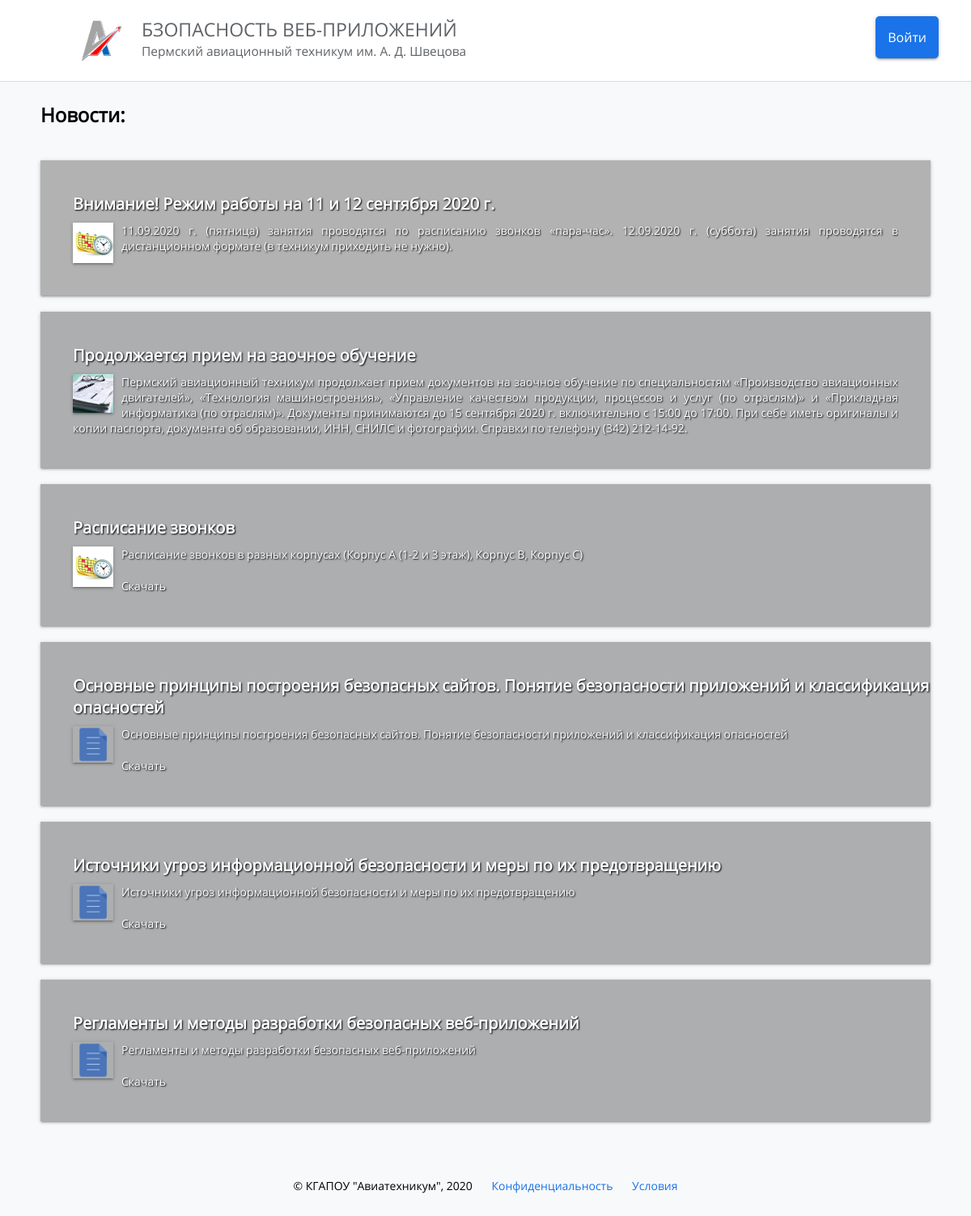
Page /security.permaviat.ru/index.php on the committed database.
### tables this page shows
CREATE TABLE `news` (
  `id` int NOT NULL,
  `title` varchar(255) NOT NULL,
  `text` varchar(1000) NOT NULL,
  `img` varchar(255) NOT NULL
);

### security.permaviat.ru/index.php (the view, shortened to what this page needs)
<?php
	include("./settings/connect_datebase.php");
?>
<!DOCTYPE HTML>
<html>
	<head>
		<link rel="stylesheet" href="style.css">
	</head>
	<body>
		<div class="top-menu">
			<a class="button" href = "./login.php">Войти</a>
			<a href=#><img src = "img/logo1.png"/></a>
			<div class="name">
				<a href="index.php">
					<div class="subname">БЗОПАСНОСТЬ  ВЕБ-ПРИЛОЖЕНИЙ</div>
					Пермский авиационный техникум им. А. Д. Швецова
				</a>
			</div>
		</div>
		<div class="space"> </div>
		<div class="main">
			<div class="content">
				<div class="name">Новости:</div>
				<div>
					<?php
						$query_news = $mysqli->query("SELECT * FROM `news`;");
						while($read_news = $query_news->fetch_assoc()) {
							echo '
								<div class="specialty">
									<div class = "slider">
										<div class = "inner">
											<div class="name">'.$read_news["title"].'</div>
											<div class="description" style="overflow: auto;">
												<img src = "'.$read_news["img"].'" style="width: 50px; box-shadow: 0 2px 2px 0 rgba(0,0,0,.14), 0 3px 1px -2px rgba(0,0,0,.12), 0 1px 5px 0 rgba(0,0,0,.2); float: left; margin-right: 10px;">
												'.$read_news["text"].'
											</div>
											<div class="messages">
												';
											echo '</div>';
										echo
										'</div>
									</div>
								</div>
							';
						}
					?>
					<div class="footer">
						© КГАПОУ "Авиатехникум", 2020
						<a href=#>Конфиденциальность</a>
						<a href=#>Условия</a>
					</div>
				</div>
			</div>
		</div>
	</body>
</html>

### security.permaviat.ru/style.css (style rules this page uses)
html, body { padding: 0px; margin: 0px; background-color: #F8F9FA; font-family: pat_fonts; }
.main { width: 100%; }
.space { height: 125px; width: 100%; }
.top-menu { width: 100%; height: 100px; background-color: #FFFFFF; border-bottom: 1px solid #DADCE0; position: fixed; }
.top-menu img { width: 50px; height: 50px; margin-left: 100px; margin-top: 25px; float: left; margin-right: 25px; }
.top-menu .name { padding-top: 20px; }
.top-menu .name a { font-size: 15.5px; color: #5F6368; text-decoration: none; }
.top-menu .name a .subname { font-size: 23px; color: #5F6368; text-decoration: none; }
.main .content { margin-left: 50px; margin-right: 50px; width: auto; }
.main .content .name { font-size: 24px; font-weight:bold; padding-bottom: 40px; }
.main .content .specialty { min-height: 150px; margin-bottom: 20px; width: inherit; box-shadow: 0 2px 2px 0 rgba(0,0,0,.14), 0 3px 1px -2px rgba(0,0,0,.12), 0 1px 5px 0 rgba(0,0,0,.2); background-size: cover; background-repeat: no-repeat; color: #FFFFFF; background-position: 0px 50%; }
.main .content .specialty .slider { background-size: cover; background-repeat: no-repeat; background-position: 0px 50%; min-height: 150px; }
.main .content .specialty:first-child { //background-image: URL("img/specialty_1(1).png"); background-color: #fff; }
.main .content .specialty:first-child .slider { //background-image: URL("img/specialty_1(2).png"); background-color: #fff; }
.main .content .footer { padding-top: 50px; height: 50px; font-size: 14px; text-align: center; }
.main .content .footer a { text-decoration: none; color: #1A73E8; }
.main .content .footer a:nth-child(1) { margin: 0px 20px; }
.main .content .specialty .inner { min-height:150px; background: rgb(0,0,0, .3); transition: 1s; }
.main .content .specialty .name { padding-left: 40px; padding-top: 40px; font-weight: 0; font-size: 20px; padding-bottom: 0px; text-shadow: 1px 1px 2px black; }
.main .content .specialty .description { padding-left: 40px; padding-top: 10px; font-weight: 0; font-size: 14px; margin-right: 40px; text-align: justify; padding-bottom: 20px; text-shadow: 1px 1px 2px black; }
.main .content .specialty .description a { margin-top: 10px; color: #FFFFFF; display: block; text-decoration: none; padding-top: 10px; //float: right; text-shadow: 1px 1px 2px black; }
.button { background-color: #1A73E8; color: #FFFFFF; text-decoration: none; padding: 15px; border-radius: 5px; box-shadow: 0 2px 2px 0 rgba(0,0,0,.14), 0 3px 1px -2px rgba(0,0,0,.12), 0 1px 5px 0 rgba(0,0,0,.2); float: right; margin-right: 40px; margin-top: 20px; transition: 1s; cursor: pointer; }
.messages { padding: 10px; }

### rows in the picture
news: title "Внимание! Режим работы на 11 и 12 сентября 2020 г.", text "11.09.2020 г. (пятница) занятия проводятся по расписанию звонков «пара-час». 12.09.2020 г. (суббота) занятия проводятся в дистанционном формате (в техникум приходить не нужно)."
news: title "Продолжается прием на заочное обучение", shows a picture, text "Пермский авиационный техникум продолжает прием документов на заочное обучение по специальностям «Производство авиационных двигателей», «Технология машиностроения», «Управление качеством продукции, процессов и услуг (по отраслям)» и «Прикладная информатика (по отраслям)». Документы принимаются до 15 сентября 2020 г. включительно с 15:00 до 17:00. При себе иметь оригиналы и копии паспорта, документа об образовании, ИНН, СНИЛС и фотографии. Справки по телефону (342) 212-14-92."
news: title "Расписание звонков", img (picture), text "Расписание звонков в разных корпусах (Корпус А (1-2 и 3 этаж), Корпус В, Корпус С) Скачать"
news: title "Основные принципы построения безопасных сайтов. Понятие безопасности приложений и классификация опасностей", img (picture), text "Основные принципы построения безопасных сайтов. Понятие безопасности приложений и классификация опасностей Скачать"
news: title "Источники угроз информационной безопасности и меры по их предотвращению", img (picture), text "Источники угроз информационной безопасности и меры по их предотвращению Скачать"
news: title "Регламенты и методы разработки безопасных веб-приложений", img (picture), text "Регламенты и методы разработки безопасных веб-приложений Скачать"
